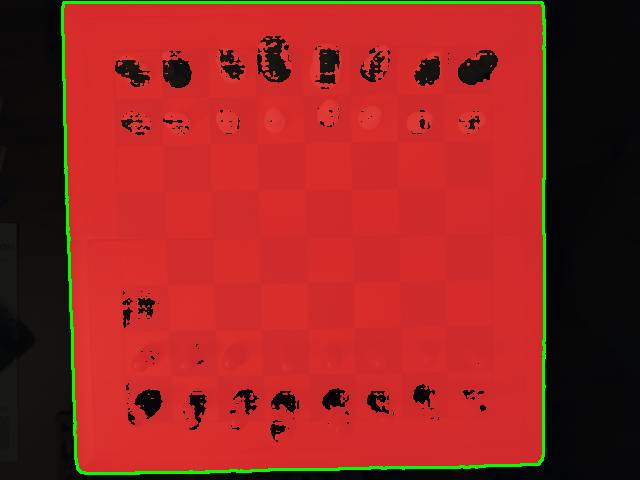
#> input picture ChessStuff/piece_templates/chess_overlay.png, 640 x 480 px, found by its file name
$ python board_vision_OLD.py
#> lines starting #> are read from the running program, lines starting #| are printed output that depends on the picture
### ChessStuff/make_hdr.py
import cv2
import numpy as np
import time

def get_hdr_chessboard(cap, w_expos, b_expos, focus):
    """
    Captures two frames with different exposures and blends them using Mertens fusion.
    """

    # 1. Lock Focus
    cap.set(cv2.CAP_PROP_AUTOFOCUS, 0)
    cap.set(cv2.CAP_PROP_FOCUS, focus)

    # 2. Disable Auto Exposure
    # Windows: Use 0.25 for manual. Linux: Use 1.
    cap.set(cv2.CAP_PROP_AUTO_EXPOSURE, 1)


    def capture_at_exposure(exp_val):
        cap.set(cv2.CAP_PROP_EXPOSURE, exp_val)
        # Flush the buffer: Webcams often have 3-5 frames
        # already queued with old exposure settings.
        for _ in range(10):   #5
            cap.grab()
        ret, frame = cap.read()
        return ret, frame

    # Capture frames for both piece types
    ret_w, img_white = capture_at_exposure(w_expos)
    ret_b, img_black = capture_at_exposure(b_expos)

    if not ret_w or not ret_b:
        print("Error: Could not capture frames.")
        return None

    # 3. Merge using Mertens Exposure Fusion
    # This algorithm is ideal because it doesn't require
    # camera response function calibration.
    merge_mertens = cv2.createMergeMertens()
    images = [img_white, img_black]

    # process() returns a 32-bit float image [0.0, 1.0]
    fusion = merge_mertens.process(images)

    # 4. Convert back to 8-bit [0, 255]
    fusion_8bit = np.clip(fusion * 255, 0, 255).astype('uint8')

    return fusion_8bit

# Example usage:
# result = get_hdr_chessboard(cap, w_expos=-7, b_expos=-5, focus=35)

### ChessStuff/board_vision_OLD.py
import cv2
import numpy as np
import sys
import os

# Path fix similar to vision_move_detector.py
current_dir = os.path.dirname(os.path.abspath(__file__))
project_root = os.path.dirname(current_dir)
sys.path.insert(0, project_root)

# Import HDR function
try:
    from make_hdr import get_hdr_chessboard
    print("✅ Successfully imported HDR fusion from make_hdr.py")
except Exception as e:
    print(f"❌ Failed to import make_hdr: {e}")
    get_hdr_chessboard = None

# ================== CONFIG ==================
BOARD_SIZE_CM = 40.0
SQUARE_SIZE_CM = BOARD_SIZE_CM / 8.0
TEMPLATES_DIR = r"C:\Users\tkubi\Documents\GithubRepos\CAD Applications Final Project\6DOF_Chess_Bot\ChessStuff\piece_templates"
THRESHOLD = 0.75
CAMERA_INDEX = 0

# Per-piece thresholds (tune these based on your templates and lighting)
PIECE_THRESHOLDS = {
    'white_pawn': 0.78, 'black_pawn': 0.78,
    'white_rook': 0.75, 'black_rook': 0.75,
    'white_knight': 0.72, 'black_knight': 0.72,
    'white_bishop': 0.74, 'black_bishop': 0.74,
    'white_queen': 0.70, 'black_queen': 0.70,
    'white_king': 0.68, 'black_king': 0.68,
}

# Piece templates
piece_templates = {}
for filename in os.listdir(TEMPLATES_DIR):
    if filename.endswith((".png", ".jpg", ".jpeg")):
        name = os.path.splitext(filename)[0]
        template_path = os.path.join(TEMPLATES_DIR, filename)
        template = cv2.imread(template_path, 0)  # load as grayscale
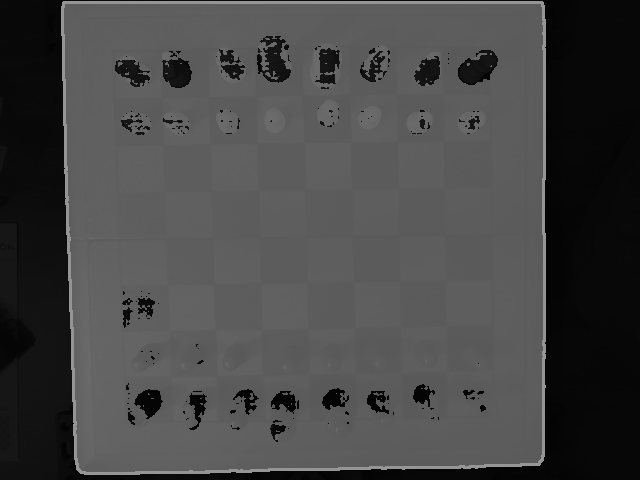
#> template: shape (480, 640); min 2, max 149, mean 70
        if template is not None:
            piece_templates[name] = template
        else:
            print(f"Warning: Could not load template {filename}")
#> pass 2 of the loop `for filename in os.listdir(TEMPLATES_DIR):`:
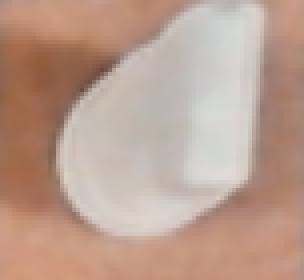
#> input picture ChessStuff/piece_templates/white_knight_01a.png, 76 x 70 px, found by its file name (shown 4 times larger)
#> `template = cv2.imread(template_path, 0)`:
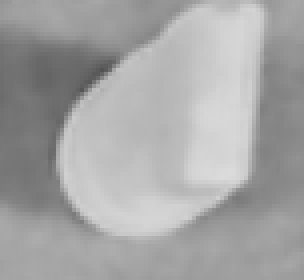
#> template: shape (70, 76) (shown 4 times larger); min 82, max 219, mean 165.5
#> pass 3 of the loop `for filename in os.listdir(TEMPLATES_DIR):`:
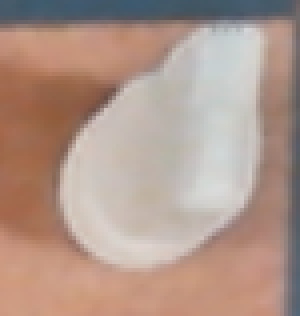
#> input picture ChessStuff/piece_templates/white_knight_01b.png, 75 x 79 px, found by its file name (shown 4 times larger)
#> `template = cv2.imread(template_path, 0)`:
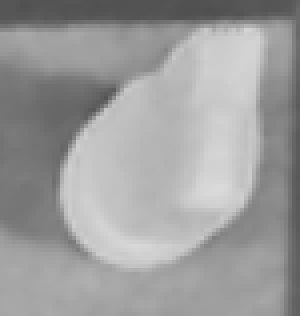
#> template: shape (79, 75) (shown 4 times larger); min 79, max 218, mean 157.1
#> the loop made 4 passes; the first 3 are shown

print(f"✅ Loaded {len(piece_templates)} piece templates: {list(piece_templates.keys())}")
#| ✅ Loaded 4 piece templates: ['chess_overlay', 'white_knight_01a', 'white_knight_01b', 'white_knight_01d']
if not piece_templates:
    print("⚠️  WARNING: No templates were loaded from", TEMPLATES_DIR)

def get_board_corners(frame):
    """Detect chessboard corners using the more robust SB detector.
    Raises clear error if detection fails (no fallback to garbage data)."""

    gray = cv2.cvtColor(frame, cv2.COLOR_BGR2GRAY)
    pattern_size = (7, 7)

    debug_frame = frame.copy()

    # === PRIMARY: Try the modern robust detector first ===
    # Safe flags only - NORMALIZE_IMAGE is not accepted by findChessboardCornersSB in some OpenCV versions
    ret = False
    corners = None
    try:
        ret, corners = cv2.findChessboardCornersSB(
            gray,
            pattern_size,
            flags=cv2.CALIB_CB_SYMMETRIC_GRID | cv2.CALIB_CB_EXHAUSTIVE
        )
    except cv2.error:
        ret = False
        corners = None

    # === FALLBACK: Old detector if SB fails or returns invalid result ===
    if not ret or corners is None or len(corners) < 49:
        print("SB detector failed — trying classic findChessboardCorners...")
        flags_list = [
            cv2.CALIB_CB_ADAPTIVE_THRESH + cv2.CALIB_CB_NORMALIZE_IMAGE + cv2.CALIB_CB_FAST_CHECK,
            cv2.CALIB_CB_ADAPTIVE_THRESH + cv2.CALIB_CB_NORMALIZE_IMAGE,
        ]
        for flags in flags_list:
            ret, corners = cv2.findChessboardCorners(gray, pattern_size, flags=flags)
            if ret and len(corners) >= 49:
                break

    # Still nothing? Try inverted image with SB
    if not ret or corners is None or len(corners) < 49:
        print("Trying inverted image with SB detector...")
        gray_inv = 255 - gray
        try:
            ret, corners = cv2.findChessboardCornersSB(
                gray_inv,
                pattern_size,
                flags=cv2.CALIB_CB_SYMMETRIC_GRID | cv2.CALIB_CB_EXHAUSTIVE
            )
        except cv2.error:
            ret = False
            corners = None

    if not ret or corners is None or len(corners) < 49:
        print("ERROR: Chessboard corners not detected!")
        h, w = gray.shape
        cv2.line(debug_frame, (0,0), (w,h), (0,0,255), 15)
        cv2.line(debug_frame, (w,0), (0,h), (0,0,255), 15)
        cv2.imshow("Chessboard Detection FAILED", debug_frame)
        raise RuntimeError("Chessboard corners not detected. Improve lighting / camera alignment.")

    # Sub-pixel refinement
    criteria = (cv2.TERM_CRITERIA_EPS + cv2.TERM_CRITERIA_MAX_ITER, 30, 0.001)
    cv2.cornerSubPix(gray, corners, (11, 11), (-1, -1), criteria)

    corners = corners.reshape(-1, 2)

    # === CRITICAL SANITY CHECK - Reject tiny/noisy detections ===
    horiz_diffs = np.diff(corners[::7, 0])
    vert_diffs = np.diff(corners[:7, 1])
    sq_size_x = np.mean(horiz_diffs) if len(horiz_diffs) > 0 else 0
    sq_size_y = np.mean(vert_diffs) if len(vert_diffs) > 0 else 0

    if sq_size_x < 15 or sq_size_y < 15:
        print(f"❌ REJECTED: Detected square size too small ({sq_size_x:.1f}, {sq_size_y:.1f} pixels)")
        print("   This is almost certainly noise or a reflection, NOT your chessboard.")
        h, w = gray.shape
        cv2.line(debug_frame, (0,0), (w,h), (0,0,255), 15)
        cv2.line(debug_frame, (w,0), (0,h), (0,0,255), 15)
        cv2.imshow("Chessboard Detection FAILED (too small)", debug_frame)
        raise RuntimeError(f"Detected grid too small ({sq_size_x:.1f}x{sq_size_y:.1f}px). Move camera closer or improve contrast/lighting.")

    # === VISUALIZATION ===
    for pt in corners:
        cv2.circle(debug_frame, tuple(pt.astype(int)), 6, (0, 0, 255), -1)

    for i in range(7):
        cv2.line(debug_frame, tuple(corners[i*7].astype(int)), tuple(corners[i*7+6].astype(int)), (0,0,255), 2)
        cv2.line(debug_frame, tuple(corners[i].astype(int)), tuple(corners[42+i].astype(int)), (0,0,255), 2)

    # === CORRECT OUTER CORNER CALCULATION FOR FULL 8x8 BOARD ===
    tl_inner = corners[0]
    tr_inner = corners[6]
    br_inner = corners[-1]
    bl_inner = corners[42]

    top_dir = tr_inner - tl_inner
    left_dir = bl_inner - tl_inner
    bottom_dir = br_inner - bl_inner
    right_dir = br_inner - tr_inner

    half_sq_x = sq_size_x * 0.5
    half_sq_y = sq_size_y * 0.5

    top_left_outer = tl_inner - (top_dir / np.linalg.norm(top_dir) * half_sq_x * 0.6 +
                                  left_dir / np.linalg.norm(left_dir) * half_sq_y * 0.6)
    top_right_outer = tr_inner + (top_dir / np.linalg.norm(top_dir) * half_sq_x * 0.6 -
                                   right_dir / np.linalg.norm(right_dir) * half_sq_y * 0.6)
    bottom_right_outer = br_inner + (bottom_dir / np.linalg.norm(bottom_dir) * half_sq_x * 0.6 +
                                      right_dir / np.linalg.norm(right_dir) * half_sq_y * 0.6)
    bottom_left_outer = bl_inner - (bottom_dir / np.linalg.norm(bottom_dir) * half_sq_x * 0.6 -
                                     left_dir / np.linalg.norm(left_dir) * half_sq_y * 0.6)

    outer_corners = np.float32([top_left_outer, top_right_outer, bottom_right_outer, bottom_left_outer])

    # Draw thick green box around FULL 8x8 board
    cv2.polylines(debug_frame, [outer_corners.astype(int).reshape((-1,1,2))],
                  isClosed=True, color=(0, 255, 0), thickness=5)

    print(f"✅ VALID corners detected (SB) | sq_size ≈ ({sq_size_x:.1f}, {sq_size_y:.1f})")

    return outer_corners, debug_frame


# [61 lines left out: functions rectify_board, detect_pieces, not called in this run]


if __name__ == "__main__":
    cap = cv2.VideoCapture(CAMERA_INDEX)
    if not cap.isOpened():
        print("ERROR: Could not open camera!")
        sys.exit(1)

    print("=== board_vision.py - Live HDR Camera Debug Mode ===")
    print("Using HDR fusion for better lighting.")
    print("Windows: Live Original | HDR Fused | Debug Corners | Rectified")
    print("Press 'q' to quit.")

    cv2.namedWindow("Live Original", cv2.WINDOW_NORMAL)
    cv2.namedWindow("HDR Fused", cv2.WINDOW_NORMAL)
    cv2.namedWindow("Debug Corners", cv2.WINDOW_NORMAL)
    cv2.namedWindow("Rectified Board", cv2.WINDOW_NORMAL)

    while True:
        # Capture HDR frame
        if get_hdr_chessboard is not None:
            hdr_frame = get_hdr_chessboard(cap, w_expos=-5, b_expos=-3, focus=35)  # Tune these values!
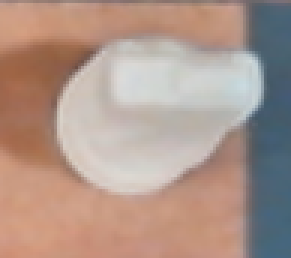
#> input picture ChessStuff/piece_templates/white_knight_01d.png, 97 x 86 px, given in place of the camera (shown 3 times larger)
#> in capture_at_exposure, frame is the input picture: shape (86, 97, 3); mean B, G, R 139.7, 150.8, 174.5
#> in get_hdr_chessboard, `ret_w, img_white = capture_at_exposure(w_expos)`: ret_w = True
            if hdr_frame is None:
                ret, frame = cap.read()
                hdr_frame = frame
        else:
            ret, hdr_frame = cap.read()
            frame = hdr_frame

        if hdr_frame is None:
            print("Failed to capture frame.")
            break

        try:
            src_points, debug_frame = get_board_corners(hdr_frame)
#> in get_board_corners, `gray = cv2.cvtColor(frame, cv2.COLOR_BGR2GRAY)`:
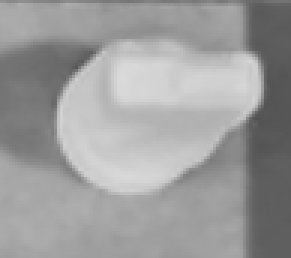
#> gray: shape (86, 97) (shown 3 times larger); min 83, max 219, mean 156.6
#> the loop in get_board_corners, `for flags in flags_list:` made 2 passes
#> ret on passes 1 to 2: False, False
#> in get_board_corners, `gray_inv = 255 - gray`:
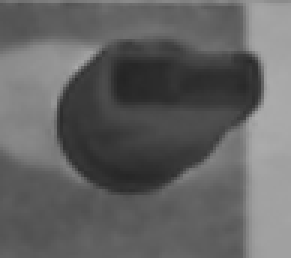
#> gray_inv: shape (86, 97) (shown 3 times larger); min 36, max 172, mean 98.4
#> in get_board_corners, `cv2.line(debug_frame, (0,0), (w,h), (0,0,255), 15)`:
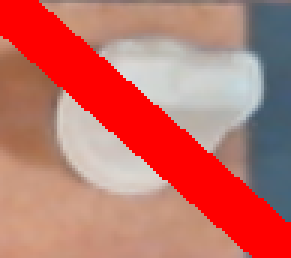
#> debug_frame: shape (86, 97, 3) (shown 3 times larger); mean B, G, R 105, 113.7, 194.1
#> in get_board_corners, `cv2.line(debug_frame, (w,0), (0,h), (0,0,255), 15)`:
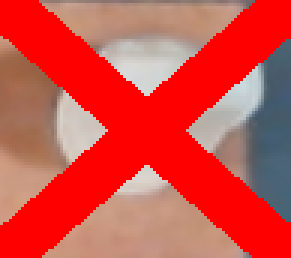
#> debug_frame: shape (86, 97, 3) (shown 3 times larger); mean B, G, R 72.1, 78.9, 208.9
            print("✅ Chessboard corners detected successfully with HDR.")

            rectified, H, side_px = rectify_board(hdr_frame, src_points)
            square_size_px = side_px / 8.0

            board_state = detect_pieces(rectified, square_size_px)

            print("\nBoard state:")
            for row in board_state:
                print(" ".join(f"{piece:12}" for piece in row))

            # Show all debug windows
            cv2.imshow("Live Original", frame if 'frame' in locals() else hdr_frame)
            cv2.imshow("HDR Fused", hdr_frame)
            cv2.imshow("Debug Corners", debug_frame)
            cv2.imshow("Rectified Board", rectified)

        except RuntimeError as e:
            print(f"❌ {e}")
            cv2.imshow("Live Original", frame if 'frame' in locals() else hdr_frame)
            cv2.imshow("HDR Fused", hdr_frame)

        if cv2.waitKey(1) & 0xFF == ord('q'):
#> (key q is pressed here)
            break

    cap.release()
    cv2.destroyAllWindows()
